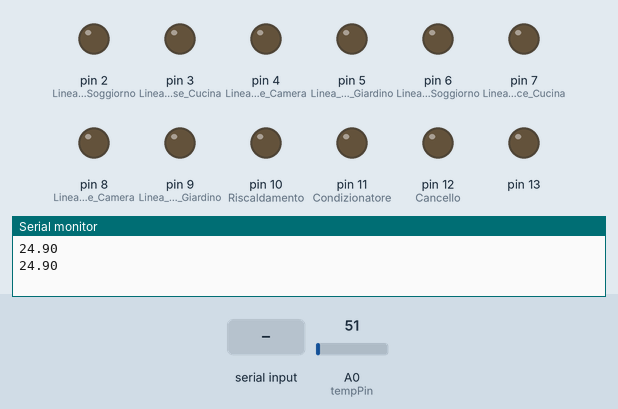
Recording of a sketch running on a simulated Arduino Uno, built with avr-gcc and run on an emulated ATmega328P. On the bench: output pins drawn as LEDs (lit = HIGH), the last lines printed to the serial monitor. Inputs (shaded band) come from the test bench; at power-on: A0 (tempPin) = 51.

Above: at 2.2 s.
2.3 s: "A" received over Serial
At 4.2 s:
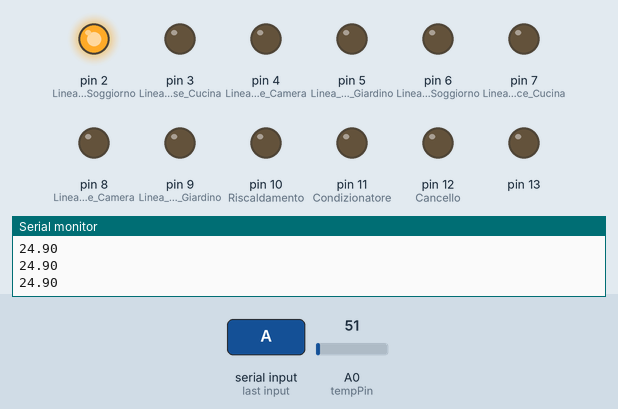
4.5 s: byte 70 ('F') received over Serial
At 6.0 s:
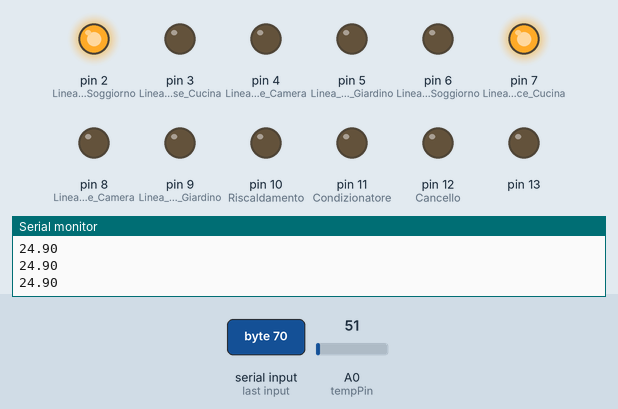
6.5 s: byte 71 ('G') received over Serial
At 7.5 s:
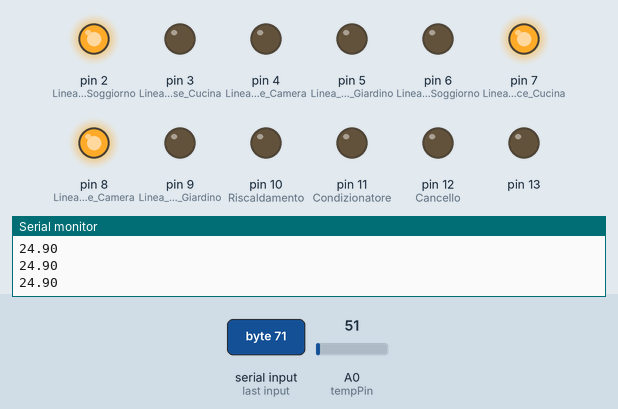
8.5 s: byte 102 ('f') received over Serial
At 10.2 s:
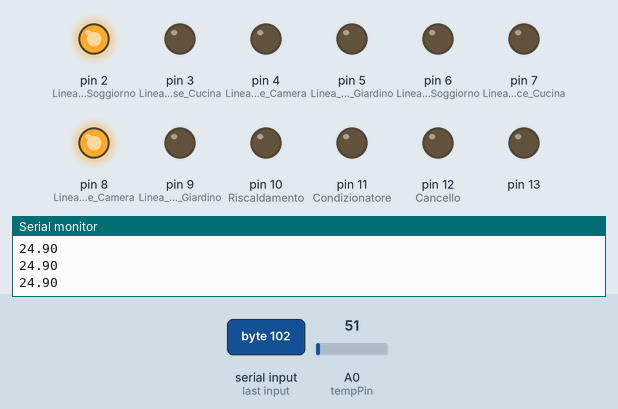
10.5 s: byte 72 ('H') received over Serial
At 11.9 s:
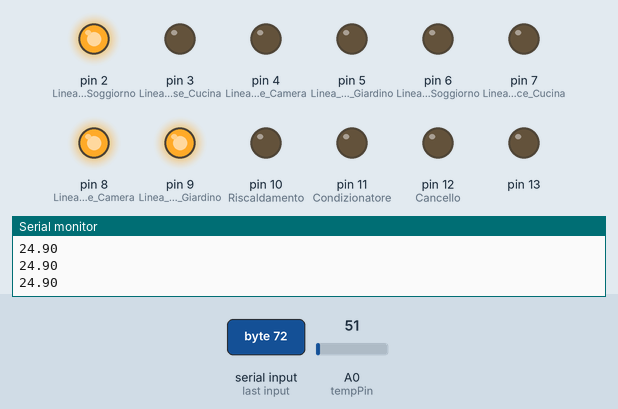
12.5 s: byte 103 ('g') received over Serial
At 13.5 s:
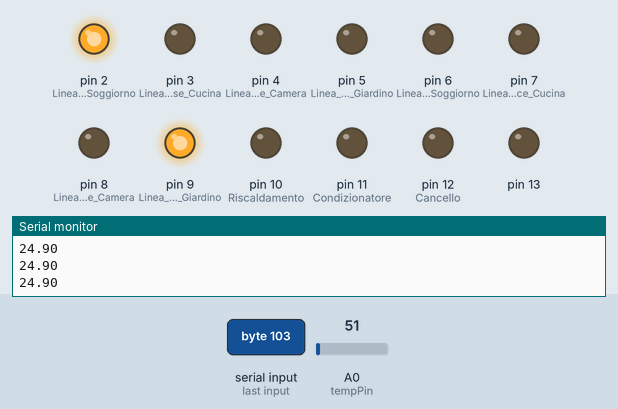
Timing chart, 0 to 15.5 s (numbered marks = the images above; inputs shaded):
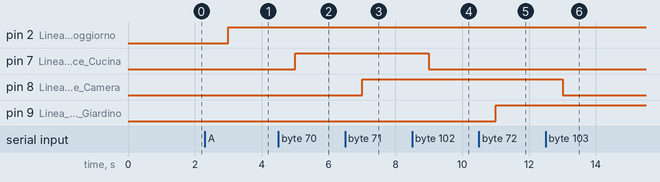

The sketch:

domotica_arduino_bluetooth_sketch.ino
```cpp
/*
05/07/2016
Applicazione realizzata da Salvatore Fancello,
tutto il materiale
disponibile sul sito
http://progettiarduino.weebly.com
Contatti: salvatorefancello89@gmail.com
*/
#include <SoftwareSerial.h>
#define bluetooth Serial
SoftwareSerial mySerial(0, 1);
// imposto i pin per la comunicazione seriale
// Collegare i pin nel seguente modo: RX=>1 TX=>0
float tempC;
int tempPin = 0;


void setup()
{
  pinMode (tempPin, INPUT); // Sensore Temperatura sul pin A0
  pinMode(2, OUTPUT); // Linea prese Soggiorno
  pinMode(3, OUTPUT); // Linea prese Cucina
  pinMode(4, OUTPUT); // Linea prese Camera
  pinMode(5, OUTPUT); // Linea prese Giardino
  pinMode(6, OUTPUT); // Linea luce Soggiorno
  pinMode(7, OUTPUT); // Linea luce Cucina
  pinMode(8, OUTPUT); // Linea luce Camera
  pinMode(9, OUTPUT); // Linea luce Giardino
  pinMode(10, OUTPUT); // Riscaldamento
  pinMode(11, OUTPUT); // Condizionatore
  pinMode(12, OUTPUT); // Cancello
  pinMode(13, OUTPUT);

 bluetooth.begin(9600);
   mySerial.begin(9600); // setto la comunicazione
   delay(1000);
}


void loop()
{
  tempC = analogRead (tempPin);
  tempC = (5.0 * tempC * 100.0)/1024.0;
   Serial.println (tempC);
  delay (1000);
   while (bluetooth.available())
   {


       char dato= bluetooth.read();
       // "dato" è il valore che viene ricevuto dalla seriale
       switch(dato)
       {
         case 'A': // Se ricevo la lettera A,
         {
  digitalWrite(2, HIGH); // eccito il relè collegato al pin2

           break;
         }
         case 'a': // Se ricevo la lettera a
         {
  digitalWrite(2, LOW); // Spenfo il relè

           break;
         }
                   // E così anche di seguito...
                  case 'B':
         {
  digitalWrite(3, HIGH);

           break;
         }
         case 'b':
         {
  digitalWrite(3, LOW);

           break;
         }


         case 'C':
         {
  digitalWrite(4, HIGH);

           break;
         }
         case 'c':
         {
  digitalWrite(4, LOW);

           break;
         }
                  case 'D':
         {
  digitalWrite(5, HIGH);

           break;
         }
         case 'd':
         {
  digitalWrite(5, LOW);

           break;
         }
                  case 'E':
         {
  digitalWrite(6, HIGH);

           break;
         }
         case 'e':
         {
  digitalWrite(6, LOW);

           break;
         }
                  case 'F':
         {
  digitalWrite(7, HIGH);

           break;
         }
         case 'f':
         {
  digitalWrite(7, LOW);

           break;
         }
                  case 'G':
         {
  digitalWrite(8, HIGH);

           break;
         }
         case 'g':
         {
  digitalWrite(8, LOW);

           break;
         }
                  case 'H':
         {
  digitalWrite(9, HIGH);

           break;
         }
         case 'h':
         {
  digitalWrite(9, LOW);

           break;
         }
       case 'I':
         {
  digitalWrite(10, HIGH);

           break;
         }
         case 'i': // Se ricevo la lettera i
         {
  digitalWrite(10, LOW); // Spengo il relè

           break;
         }
 case 'L':
         {
  digitalWrite(11, HIGH);

           break;
         }
         case 'l': // Se ricevo la lettera l
         {
  digitalWrite(11, LOW); // Spengo il relè

           break;
         }
case 'M':
         {
  digitalWrite(12, HIGH);
            delay (1000);
            digitalWrite(12, LOW);
           break;
         }
         case 'm':
         {
  digitalWrite(12, HIGH);
           delay (1000);
           digitalWrite(12, LOW);
           break;
         }
       case 'N':
         {
  digitalWrite(13, HIGH);

           break;
         }
         case 'n':
         {
  digitalWrite(13, LOW);

           break;
         }

       }
   }
}
```

Measured:
- after the input at 2.3 s, pin 2 (Linea_prese_Soggiorno): LOW → HIGH after 0.70 s
- after the input at 4.5 s, pin 7 (Linea_luce_Cucina): LOW → HIGH after 0.50 s
- after the input at 6.5 s, pin 8 (Linea_luce_Camera): LOW → HIGH after 0.50 s
- after the input at 8.5 s, pin 7 (Linea_luce_Cucina): HIGH → LOW after 0.50 s
- after the input at 10.5 s, pin 9 (Linea_luce_Giardino): LOW → HIGH after 0.51 s
- after the input at 12.5 s, pin 8 (Linea_luce_Camera): HIGH → LOW after 0.51 s
